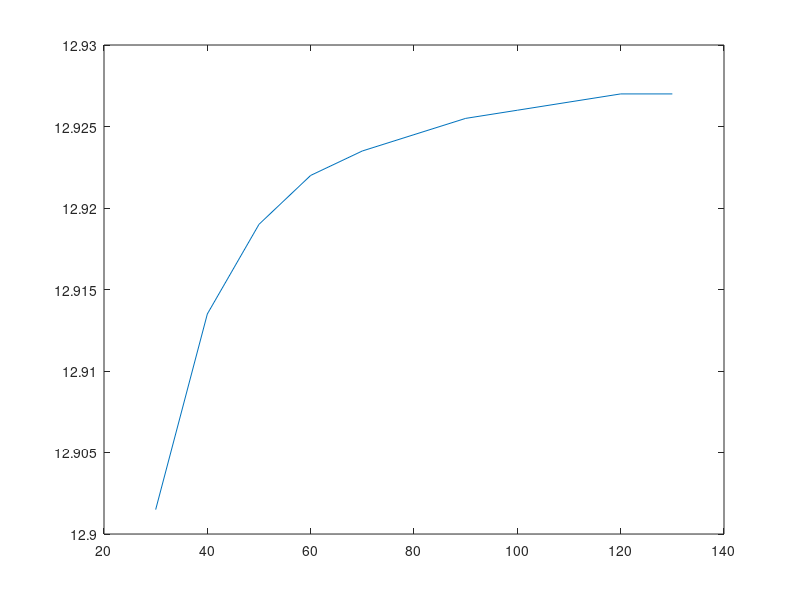

Recreate this plot in MATLAB.
K = @(x, s) x+s;
f = @(x) x;

res = [];

for N = 30:10:130
for eps = 12.9:0.0005:13
	h = 1/N;

	M = zeros(N+1, N+1);
	fv = zeros(N+1, 1);

	for i = 1:N+1
		x = (i-1) * h;
		M(i, 1) = h * eps * K(x, 0) / 2;
		for j = 2:N
			s = (j-1) * h;
			M(i, j) = h * eps * K(x, s);
			if i == j
				M(i, j) = M(i, j) + 1;
			end
		end
		M(i, N+1) = h * eps * K(x, h*N) / 2;
	end
	M(1, 1) = M(1, 1) + 1;
	M(N+1, N+1) = M(N+1, N+1) + 1;

	for i = 1:N+1
		x = (i-1) * h;
		fv(i) = f(x);
	end

	if min(real(eig(M))) < 0.000
		res(end+1) = eps;
		N
		eps
		break
	end
end
end

plot(30:10:130, res);